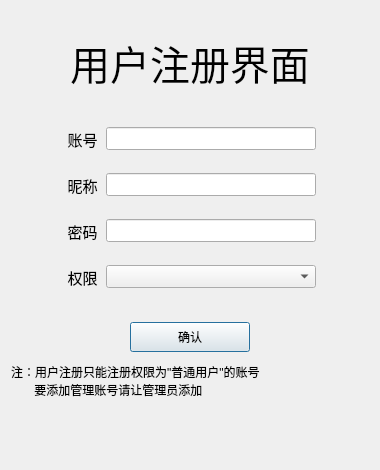
<?xml version="1.0" encoding="UTF-8"?>
<ui version="4.0">
 <class>registerDialog</class>
 <widget class="QDialog" name="registerDialog">
  <property name="geometry">
   <rect>
    <x>0</x>
    <y>0</y>
    <width>380</width>
    <height>470</height>
   </rect>
  </property>
  <property name="minimumSize">
   <size>
    <width>380</width>
    <height>470</height>
   </size>
  </property>
  <property name="maximumSize">
   <size>
    <width>380</width>
    <height>470</height>
   </size>
  </property>
  <property name="windowTitle">
   <string>用户注册</string>
  </property>
  <layout class="QGridLayout" name="gridLayout">
   <item row="0" column="0">
    <widget class="QLabel" name="label_4">
     <property name="minimumSize">
      <size>
       <width>0</width>
       <height>70</height>
      </size>
     </property>
     <property name="maximumSize">
      <size>
       <width>16777215</width>
       <height>70</height>
      </size>
     </property>
     <property name="font">
      <font>
       <family>华文行楷</family>
       <pointsize>30</pointsize>
      </font>
     </property>
     <property name="text">
      <string>用户注册界面</string>
     </property>
     <property name="alignment">
      <set>Qt::AlignCenter</set>
     </property>
    </widget>
   </item>
   <item row="1" column="0">
    <layout class="QVBoxLayout" name="verticalLayout">
     <item>
      <layout class="QHBoxLayout" name="horizontalLayout">
       <item>
        <spacer name="horizontalSpacer">
         <property name="orientation">
          <enum>Qt::Horizontal</enum>
         </property>
         <property name="sizeHint" stdset="0">
          <size>
           <width>40</width>
           <height>20</height>
          </size>
         </property>
        </spacer>
       </item>
       <item>
        <widget class="QLabel" name="label">
         <property name="sizePolicy">
          <sizepolicy hsizetype="Fixed" vsizetype="Fixed">
           <horstretch>35</horstretch>
           <verstretch>40</verstretch>
          </sizepolicy>
         </property>
         <property name="minimumSize">
          <size>
           <width>35</width>
           <height>40</height>
          </size>
         </property>
         <property name="maximumSize">
          <size>
           <width>35</width>
           <height>40</height>
          </size>
         </property>
         <property name="font">
          <font>
           <pointsize>11</pointsize>
           <bold>false</bold>
          </font>
         </property>
         <property name="text">
          <string>账号</string>
         </property>
         <property name="alignment">
          <set>Qt::AlignCenter</set>
         </property>
        </widget>
       </item>
       <item>
        <widget class="QLineEdit" name="lineEdit_ID">
         <property name="minimumSize">
          <size>
           <width>210</width>
           <height>23</height>
          </size>
         </property>
         <property name="maximumSize">
          <size>
           <width>210</width>
           <height>23</height>
          </size>
         </property>
        </widget>
       </item>
       <item>
        <spacer name="horizontalSpacer_2">
         <property name="orientation">
          <enum>Qt::Horizontal</enum>
         </property>
         <property name="sizeHint" stdset="0">
          <size>
           <width>40</width>
           <height>20</height>
          </size>
         </property>
        </spacer>
       </item>
      </layout>
     </item>
     <item>
      <layout class="QHBoxLayout" name="horizontalLayout_2">
       <item>
        <spacer name="horizontalSpacer_3">
         <property name="orientation">
          <enum>Qt::Horizontal</enum>
         </property>
         <property name="sizeHint" stdset="0">
          <size>
           <width>40</width>
           <height>20</height>
          </size>
         </property>
        </spacer>
       </item>
       <item>
        <widget class="QLabel" name="label_2">
         <property name="sizePolicy">
          <sizepolicy hsizetype="Fixed" vsizetype="Fixed">
           <horstretch>35</horstretch>
           <verstretch>40</verstretch>
          </sizepolicy>
         </property>
         <property name="minimumSize">
          <size>
           <width>35</width>
           <height>40</height>
          </size>
         </property>
         <property name="maximumSize">
          <size>
           <width>35</width>
           <height>40</height>
          </size>
         </property>
         <property name="font">
          <font>
           <pointsize>11</pointsize>
           <bold>false</bold>
          </font>
         </property>
         <property name="text">
          <string>昵称</string>
         </property>
         <property name="alignment">
          <set>Qt::AlignCenter</set>
         </property>
        </widget>
       </item>
       <item>
        <widget class="QLineEdit" name="lineEdit_name">
         <property name="minimumSize">
          <size>
           <width>210</width>
           <height>23</height>
          </size>
         </property>
         <property name="maximumSize">
          <size>
           <width>210</width>
           <height>23</height>
          </size>
         </property>
        </widget>
       </item>
       <item>
        <spacer name="horizontalSpacer_4">
         <property name="orientation">
          <enum>Qt::Horizontal</enum>
         </property>
         <property name="sizeHint" stdset="0">
          <size>
           <width>40</width>
           <height>20</height>
          </size>
         </property>
        </spacer>
       </item>
      </layout>
     </item>
     <item>
      <layout class="QHBoxLayout" name="horizontalLayout_4">
       <item>
        <spacer name="horizontalSpacer_7">
         <property name="orientation">
          <enum>Qt::Horizontal</enum>
         </property>
         <property name="sizeHint" stdset="0">
          <size>
           <width>40</width>
           <height>20</height>
          </size>
         </property>
        </spacer>
       </item>
       <item>
        <widget class="QLabel" name="label_5">
         <property name="sizePolicy">
          <sizepolicy hsizetype="Fixed" vsizetype="Fixed">
           <horstretch>35</horstretch>
           <verstretch>40</verstretch>
          </sizepolicy>
         </property>
         <property name="minimumSize">
          <size>
           <width>35</width>
           <height>40</height>
          </size>
         </property>
         <property name="maximumSize">
          <size>
           <width>35</width>
           <height>40</height>
          </size>
         </property>
         <property name="font">
          <font>
           <pointsize>11</pointsize>
           <bold>false</bold>
          </font>
         </property>
         <property name="text">
          <string>密码</string>
         </property>
         <property name="alignment">
          <set>Qt::AlignCenter</set>
         </property>
        </widget>
       </item>
       <item>
        <widget class="QLineEdit" name="lineEdit_passWord">
         <property name="minimumSize">
          <size>
           <width>210</width>
           <height>23</height>
          </size>
         </property>
         <property name="maximumSize">
          <size>
           <width>210</width>
           <height>23</height>
          </size>
         </property>
        </widget>
       </item>
       <item>
        <spacer name="horizontalSpacer_8">
         <property name="orientation">
          <enum>Qt::Horizontal</enum>
         </property>
         <property name="sizeHint" stdset="0">
          <size>
           <width>40</width>
           <height>20</height>
          </size>
         </property>
        </spacer>
       </item>
      </layout>
     </item>
     <item>
      <layout class="QHBoxLayout" name="horizontalLayout_3">
       <item>
        <spacer name="horizontalSpacer_5">
         <property name="orientation">
          <enum>Qt::Horizontal</enum>
         </property>
         <property name="sizeHint" stdset="0">
          <size>
           <width>40</width>
           <height>20</height>
          </size>
         </property>
        </spacer>
       </item>
       <item>
        <widget class="QLabel" name="label_3">
         <property name="sizePolicy">
          <sizepolicy hsizetype="Fixed" vsizetype="Fixed">
           <horstretch>35</horstretch>
           <verstretch>40</verstretch>
          </sizepolicy>
         </property>
         <property name="minimumSize">
          <size>
           <width>35</width>
           <height>40</height>
          </size>
         </property>
         <property name="maximumSize">
          <size>
           <width>35</width>
           <height>40</height>
          </size>
         </property>
         <property name="font">
          <font>
           <pointsize>11</pointsize>
           <bold>false</bold>
          </font>
         </property>
         <property name="text">
          <string>权限</string>
         </property>
         <property name="alignment">
          <set>Qt::AlignCenter</set>
         </property>
        </widget>
       </item>
       <item>
        <widget class="QComboBox" name="comboBox_authority">
         <property name="minimumSize">
          <size>
           <width>210</width>
           <height>23</height>
          </size>
         </property>
         <property name="maximumSize">
          <size>
           <width>210</width>
           <height>23</height>
          </size>
         </property>
         <property name="currentText">
          <string/>
         </property>
         <property name="currentIndex">
          <number>-1</number>
         </property>
         <property name="maxVisibleItems">
          <number>6</number>
         </property>
         <property name="insertPolicy">
          <enum>QComboBox::InsertAtBottom</enum>
         </property>
        </widget>
       </item>
       <item>
        <spacer name="horizontalSpacer_6">
         <property name="orientation">
          <enum>Qt::Horizontal</enum>
         </property>
         <property name="sizeHint" stdset="0">
          <size>
           <width>40</width>
           <height>20</height>
          </size>
         </property>
        </spacer>
       </item>
      </layout>
     </item>
    </layout>
   </item>
   <item row="2" column="0">
    <layout class="QVBoxLayout" name="verticalLayout_2">
     <item>
      <layout class="QHBoxLayout" name="horizontalLayout_5">
       <property name="bottomMargin">
        <number>8</number>
       </property>
       <item>
        <spacer name="horizontalSpacer_10">
         <property name="orientation">
          <enum>Qt::Horizontal</enum>
         </property>
         <property name="sizeHint" stdset="0">
          <size>
           <width>40</width>
           <height>20</height>
          </size>
         </property>
        </spacer>
       </item>
       <item>
        <widget class="QPushButton" name="Button_affirm">
         <property name="minimumSize">
          <size>
           <width>120</width>
           <height>30</height>
          </size>
         </property>
         <property name="maximumSize">
          <size>
           <width>100</width>
           <height>23</height>
          </size>
         </property>
         <property name="text">
          <string>确认</string>
         </property>
        </widget>
       </item>
       <item>
        <spacer name="horizontalSpacer_9">
         <property name="orientation">
          <enum>Qt::Horizontal</enum>
         </property>
         <property name="sizeHint" stdset="0">
          <size>
           <width>40</width>
           <height>20</height>
          </size>
         </property>
        </spacer>
       </item>
      </layout>
     </item>
     <item>
      <widget class="QLabel" name="label_6">
       <property name="minimumSize">
        <size>
         <width>360</width>
         <height>80</height>
        </size>
       </property>
       <property name="maximumSize">
        <size>
         <width>360</width>
         <height>80</height>
        </size>
       </property>
       <property name="text">
        <string>注：用户注册只能注册权限为&quot;普通用户&quot;的账号
       要添加管理账号请让管理员添加</string>
       </property>
       <property name="alignment">
        <set>Qt::AlignLeading|Qt::AlignLeft|Qt::AlignTop</set>
       </property>
      </widget>
     </item>
    </layout>
   </item>
  </layout>
 </widget>
 <resources/>
 <connections/>
</ui>
